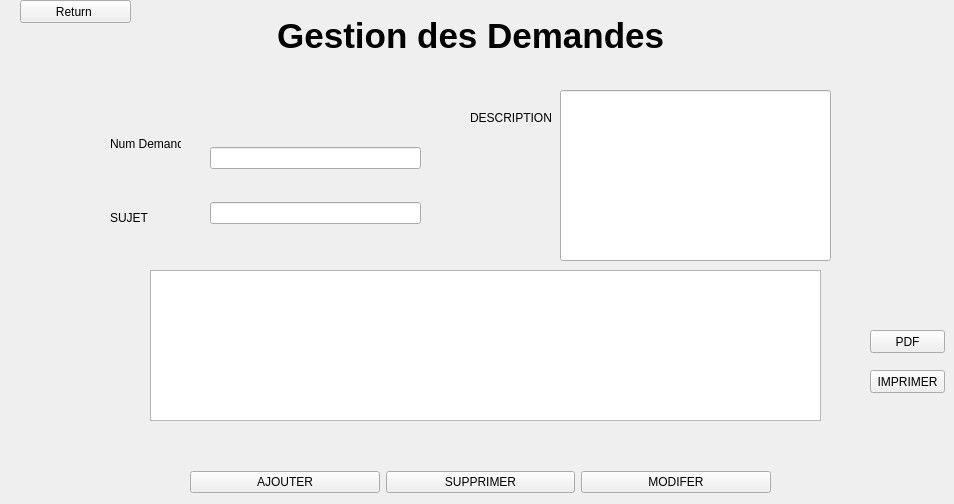
      <widget class="QWidget" name="page_60">
       <widget class="QLabel" name="label_164">
        <property name="geometry">
         <rect>
          <x>180</x>
          <y>10</y>
          <width>601</width>
          <height>51</height>
         </rect>
        </property>
        <property name="font">
         <font>
          <pointsize>26</pointsize>
          <weight>75</weight>
          <bold>true</bold>
         </font>
        </property>
        <property name="text">
         <string>          Gestion des Demandes</string>
        </property>
       </widget>
       <widget class="QPushButton" name="pushButton_307">
        <property name="geometry">
         <rect>
          <x>20</x>
          <y>0</y>
          <width>111</width>
          <height>23</height>
         </rect>
        </property>
        <property name="text">
         <string>Return </string>
        </property>
       </widget>
       <widget class="QWidget" name="layoutWidget_81">
        <property name="geometry">
         <rect>
          <x>190</x>
          <y>470</y>
          <width>581</width>
          <height>25</height>
         </rect>
        </property>
        <layout class="QHBoxLayout" name="horizontalLayout_18">
         <item>
          <widget class="QPushButton" name="pushButton_308">
           <property name="text">
            <string>AJOUTER</string>
           </property>
          </widget>
         </item>
         <item>
          <widget class="QPushButton" name="pushButton_309">
           <property name="text">
            <string>SUPPRIMER</string>
           </property>
          </widget>
         </item>
         <item>
          <widget class="QPushButton" name="pushButton_310">
           <property name="text">
            <string>MODIFER</string>
           </property>
          </widget>
         </item>
        </layout>
       </widget>
       <widget class="QLabel" name="label_165">
        <property name="geometry">
         <rect>
          <x>470</x>
          <y>110</y>
          <width>91</width>
          <height>16</height>
         </rect>
        </property>
        <property name="text">
         <string>DESCRIPTION</string>
        </property>
       </widget>
       <widget class="QWidget" name="layoutWidget_82">
        <property name="geometry">
         <rect>
          <x>110</x>
          <y>110</y>
          <width>71</width>
          <height>141</height>
         </rect>
        </property>
        <layout class="QVBoxLayout" name="verticalLayout_69">
         <item>
          <widget class="QLabel" name="label_166">
           <property name="text">
            <string>Num Demande</string>
           </property>
          </widget>
         </item>
         <item>
          <widget class="QLabel" name="label_167">
           <property name="text">
            <string>SUJET</string>
           </property>
          </widget>
         </item>
        </layout>
       </widget>
       <widget class="QWidget" name="layoutWidget_83">
        <property name="geometry">
         <rect>
          <x>210</x>
          <y>120</y>
          <width>211</width>
          <height>131</height>
         </rect>
        </property>
        <layout class="QVBoxLayout" name="verticalLayout_70">
         <item>
          <widget class="QLineEdit" name="lineEdit_120"/>
         </item>
         <item>
          <widget class="QLineEdit" name="lineEdit_121"/>
         </item>
        </layout>
       </widget>
       <widget class="QTableView" name="tableView_26">
        <property name="geometry">
         <rect>
          <x>150</x>
          <y>270</y>
          <width>671</width>
          <height>151</height>
         </rect>
        </property>
       </widget>
       <widget class="QLineEdit" name="lineEdit_122">
        <property name="geometry">
         <rect>
          <x>560</x>
          <y>90</y>
          <width>271</width>
          <height>171</height>
         </rect>
        </property>
       </widget>
       <widget class="QPushButton" name="pushButton_311">
        <property name="geometry">
         <rect>
          <x>870</x>
          <y>330</y>
          <width>75</width>
          <height>23</height>
         </rect>
        </property>
        <property name="text">
         <string>PDF</string>
        </property>
       </widget>
       <widget class="QPushButton" name="pushButton_312">
        <property name="geometry">
         <rect>
          <x>870</x>
          <y>370</y>
          <width>75</width>
          <height>23</height>
         </rect>
        </property>
        <property name="text">
         <string>IMPRIMER</string>
        </property>
       </widget>
      </widget>
